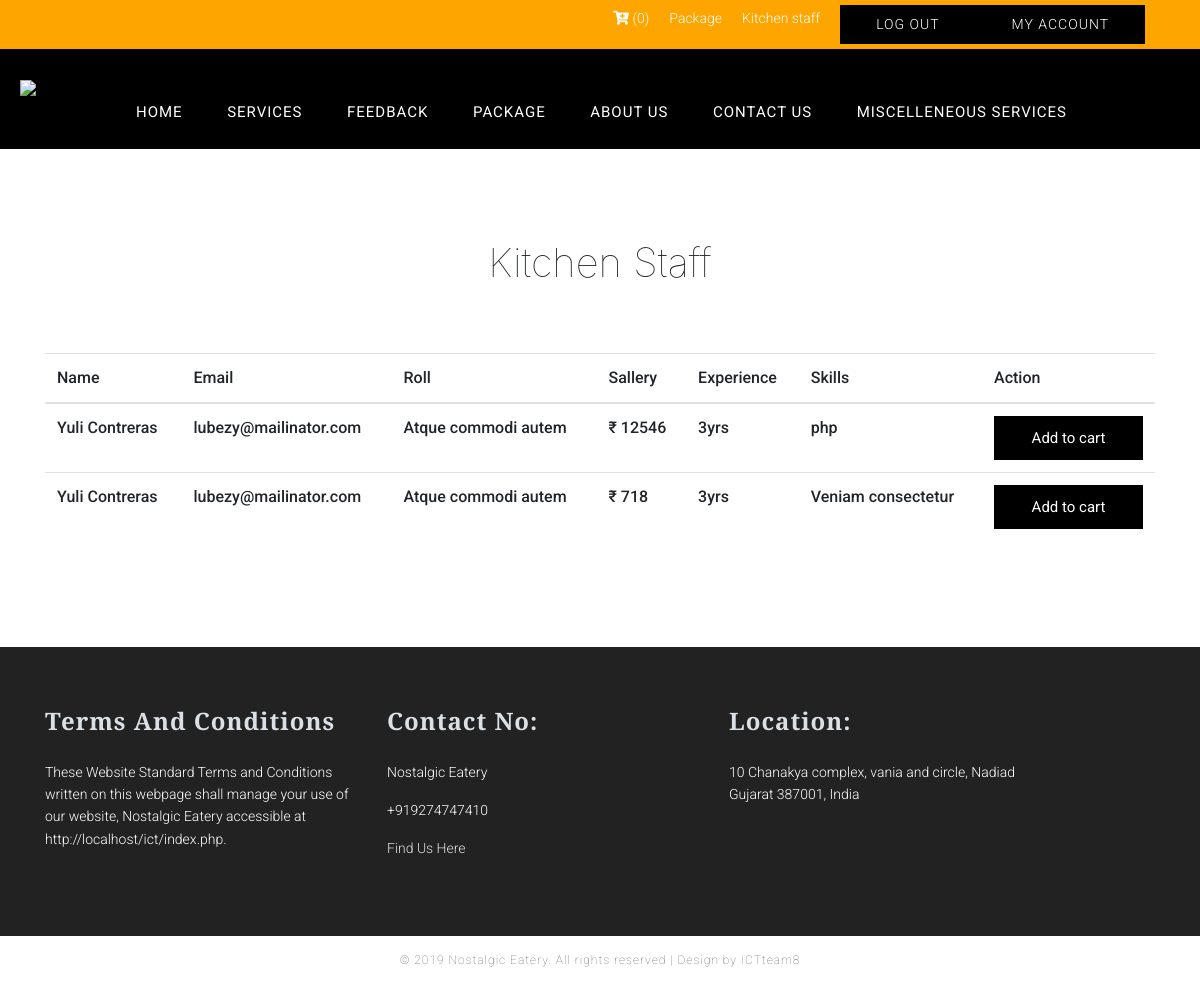
Screenshot of /show_kitchen_staff.php (signed in) with the database file from the repository.
### tables this page shows
CREATE TABLE `services` (
  `id` int(11) NOT NULL,
  `service_type_id` int(11) UNSIGNED DEFAULT NULL,
  `staff_name` varchar(255) DEFAULT NULL,
  `staff_email` varchar(255) DEFAULT NULL,
  `staff_role` varchar(255) DEFAULT NULL,
  `descriptions` longtext DEFAULT NULL,
  `price` varchar(255) DEFAULT NULL,
  `created_at` datetime NOT NULL DEFAULT current_timestamp(),
  `experience` varchar(255) DEFAULT NULL,
  `skills` varchar(255) DEFAULT NULL
);

### server.php (called while the page is built, shortened)
<?php
$servername = "localhost";
$username = "root";
$password = "";
$db = "ictatjcu_cons2";
$conn = mysqli_connect($servername, $username, $password, $db);
function print_kitchen_staff($id = null)
{
	global $conn;
	$table = "services";
	$query = "SELECT * FROM " . $table;
	$query .= " order by id DESC";
	$query = mysqli_query($conn, $query);
	return  mysqli_fetch_all($query, MYSQLI_ASSOC);
}
?>

### show_kitchen_staff.php (the view, shortened to what this page needs)
<?php include('server.php'); ?>
<!doctype html>
<html>
<head>
	<?php require_once 'include/header_css.php'; ?>
</head>
<body>
	<div id="wrapper">
		<?php include("include/nav.inc") ?>
		<div class="services">
			<div class="container">
				<div class="heading">
					<h1 class="section-title">Kitchen Staff</h1>
				</div>
				<div class="services-container">
					<table class="table" id="kitchen_stat">
						<thead>
							<tr>
								<th>Name</th>
								<th>Email</th>
								<th>Roll</th>
								<th>Sallery</th>
								<th>Experience</th>
								<th>Skills</th>
								<th>Action</th>
							</tr>
						</thead>
						<?php $kitchen_staff = print_kitchen_staff();
						foreach ($kitchen_staff as $staff) {
							?>
								<tr>
									<td><?php echo $staff['staff_name'] ?></td>
									<td><?php echo $staff['staff_email'] ?></td>
									<td><?php echo $staff['staff_role'] ?></td>
									<td>₹ <?php echo $staff['price'] ?></td>
									<td><?php echo $staff['experience'] ?></td>
									<td><?php echo $staff['skills'] ?></td>
									<td> <a href="<?php echo ADMIN_ACTION_URL;?>?action=buy_service&id=<?php echo $staff['id'] ?>" class="btn btn-primary">Add to cart</a> </td>
								</tr>
						<?php }
						?>
					</table>
				</div>
			</div>
		</div>
	</div>
<?php include("include/footer.inc") ?>
</body>
</html>

### style.css (style rules this page uses)
* { margin:0; padding:0; font-family: verdana; scroll-behavior:smooth; }
body { background:#fff;padding: 0px;margin: 0px; }
.btn { list-style: none; display: inline-block; float:right; }
#wrapper { width: 100%;float: left;margin-top: 0; }
.services { width: 100%;float: left;padding:90px 0px; }
.services-container { display:flex;flex-wrap:wrap;margin-top:3%;width: 100%;float: left; }
table { border-collapse:collapse; width:100%; margin-bottom:5%; }
td,th { text-align:center; padding:8px;font-family: "Roboto", sans-serif;font-weight: 500; width: 100%; float: left; }
td .btn { font-family: "Roboto", sans-serif;font-weight: 400;background-color: #000;border: 0px;font-size: 15px;color: #fff;padding: 13px 30px !important; border-radius: 0px;width: 100%;line-height: normal !important; }
.container { width: 1170px;margin: 0 auto; }
.heading { width: 100%;float: left;text-align: center;margin-bottom: 25px; }
body { font-family: $font-default; font-weight: 100; }
h1 { font-weight: 100; }
.btn { border-radius: 0px;background-color: #000;padding: 8px 35px; }
#kitchen_stat { float: left; width: 100%; }
#kitchen_stat th, td { width: auto; float: none; text-align: left; }
.table td, .table th { float: none; width: auto; text-align: left; }

### rows the page displays
services: staff_name "Yuli Contreras", staff_email "lubezy@mailinator.com", staff_role "Atque commodi autem", price "12546", experience "3yrs", skills "php"
services: staff_name "Yuli Contreras", staff_email "lubezy@mailinator.com", staff_role "Atque commodi autem", price "718", experience "3yrs", skills "Veniam consectetur"

### other values shown
$cart_count "0"
